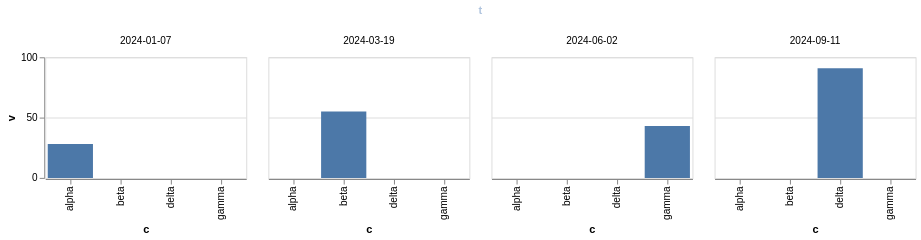

The specification (Vega-Lite) saved for this image:
### Vega-Lite specification from a JSON file in a GitHub repository (floating-point values rounded to 4 significant figures)
{"$schema": "https://vega.github.io/schema/vega-lite/v6.json", "width": 200, "height": 120, "data": {"values": [{"c": "alpha", "v": 28, "w": 3, "t": "2024-01-07"}, {"c": "beta", "v": 55, "w": 7, "t": "2024-03-19"}, {"c": "gamma", "v": 43, "w": 5, "t": "2024-06-02"}, {"c": "delta", "v": 91, "w": 9, "t": "2024-09-11"}]}, "mark": "bar", "encoding": {"x": {"field": "c", "type": "nominal"}, "y": {"field": "v", "type": "quantitative"}, "column": {"field": "t", "type": "ordinal", "header": {"titleColor": "lightsteelblue"}}}}
